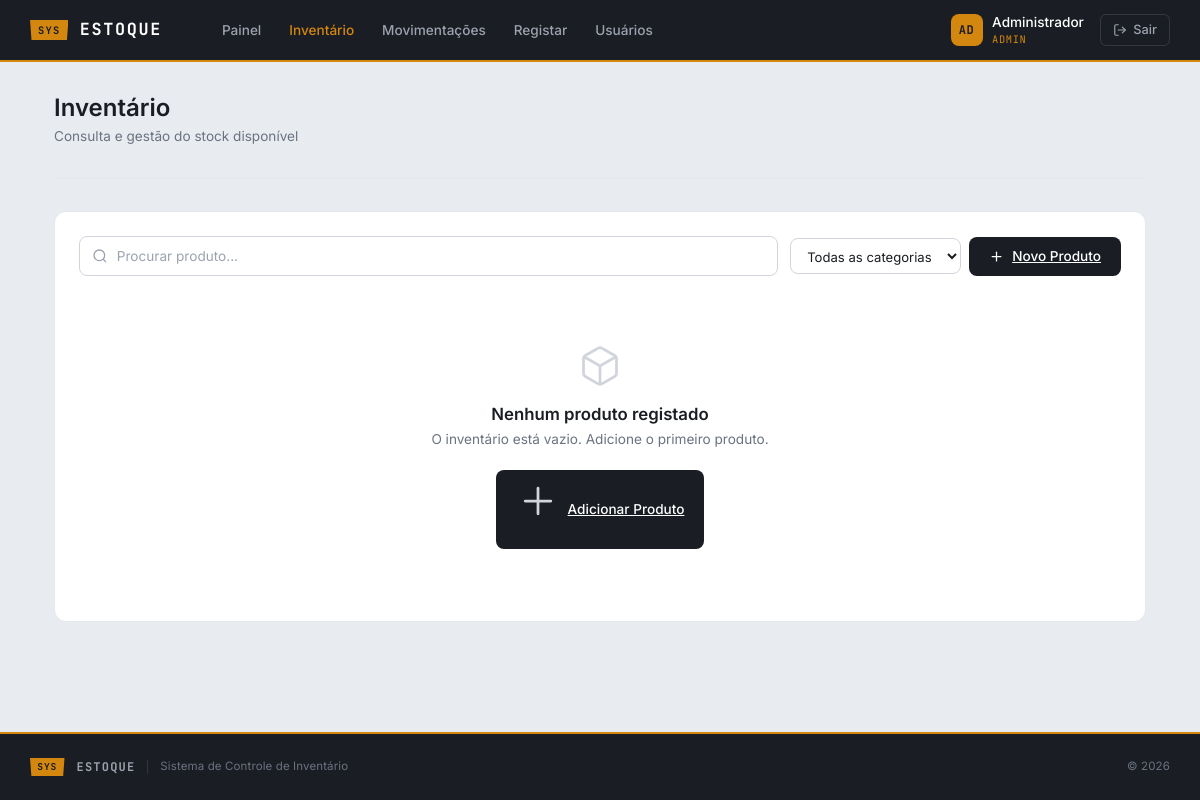
/pages/ListarProdutos.php (signed in), run on an earlier commit of the app's database.
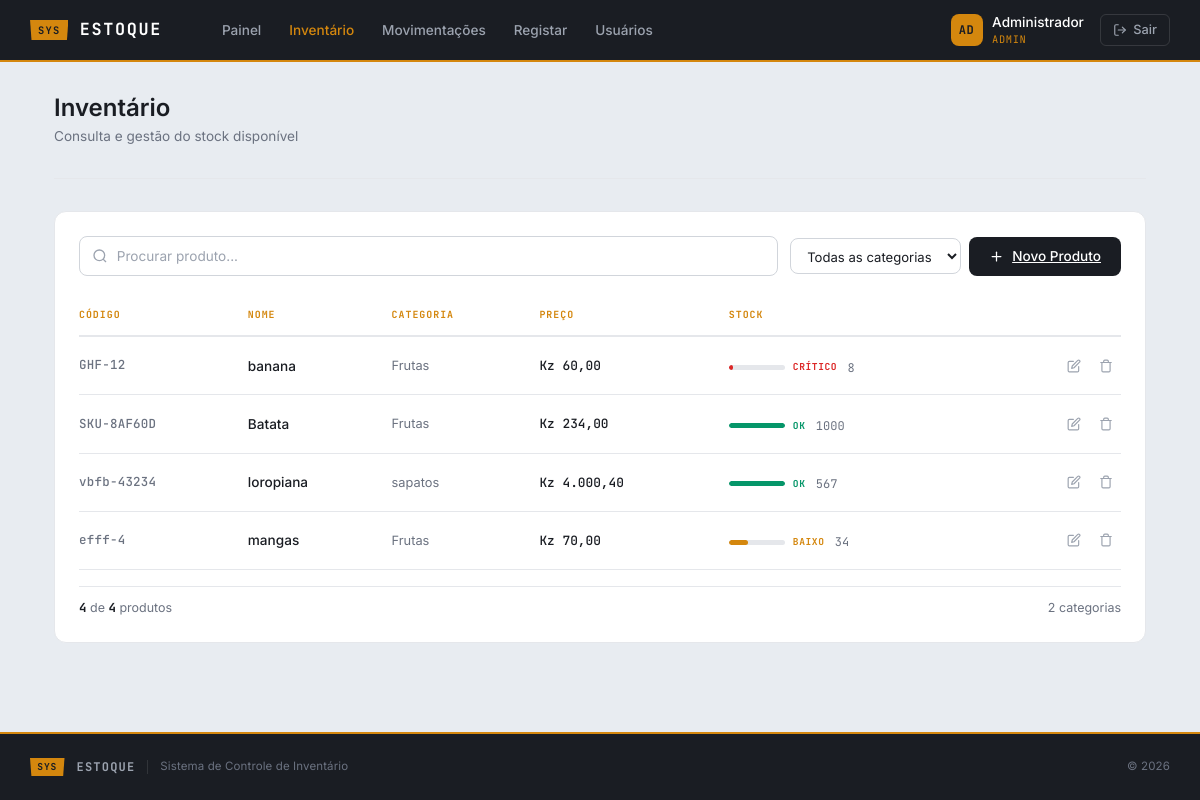
And on a later commit of the database.
### tables this page shows
CREATE TABLE `produtos` (
  `id` int(255) NOT NULL,
  `codigo` varchar(20) NOT NULL,
  `nome` varchar(100) NOT NULL,
  `categoria` varchar(100) DEFAULT NULL,
  `preco` decimal(10,2) DEFAULT NULL,
  `quantidade` int(11) DEFAULT 0,
  `categoria_id` int(11) DEFAULT NULL
);

CREATE TABLE `categorias` (
  `id` int(11) NOT NULL,
  `nome` varchar(100) NOT NULL,
  `created_at` timestamp NOT NULL DEFAULT current_timestamp()
);

### model/Produto.php (called while the page is built, shortened)
<?php
class Produto {
    private $conn;
    public function __construct($conn) {
        $this->conn = $conn;
    }
    public function listar() {
        $sql = "SELECT p.*, c.nome AS categoria FROM produtos p LEFT JOIN categorias c ON p.categoria_id = c.id ORDER BY p.nome ASC";
        $query = $this->conn->prepare($sql);
        $query->execute();
        $resultado = $query->get_result();
        return $resultado->fetch_all(MYSQLI_ASSOC);
    }
}

### pages/ListarProdutos.php (the view, shortened to what this page needs)
<?php
require_once __DIR__ . "/../config/Database.php";
require_once __DIR__ . "/../model/Produto.php";
$db = new Database();
$conn = $db->conectar();
$produto = new Produto($conn);
$produtos = $produto->listar();
$categorias = [];
foreach ($produtos as $p) {
    if (!empty($p['categoria']) && !in_array($p['categoria'], $categorias)) {
        $categorias[] = $p['categoria'];
    }
}
sort($categorias);
$totalCount = count($produtos);
$currentPage = 'listar';
require_once "layouts/header.php";
?>
<div class="app-body">
    <div class="app-container">
        <div class="page-header">
            <h1>Inventário</h1>
            <p>Consulta e gestão do stock disponível</p>
        </div>
        <div class="card-app">
            <div class="list-toolbar">
                <div class="list-search-wrap">
                    <input type="text" class="list-search" id="searchInput" placeholder="Procurar produto..." autocomplete="off">
                </div>
                <div class="list-toolbar-right">
                    <select class="list-filter" id="categoryFilter">
                        <option value="">Todas as categorias</option>
                    </select>
                    <a href="CriaProduto.php" class="btn-primary-app">
                        <svg viewBox="0 0 24 24"><line x1="12" y1="5" x2="12" y2="19"/><line x1="5" y1="12" x2="19" y2="12"/></svg>
                        Novo Produto
                    </a>
                </div>
            </div>
            <?php if (empty($produtos)): ?>
            <div class="empty-state">
                <svg viewBox="0 0 24 24"><path d="M21 16V8a2 2 0 0 0-1-1.73l-7-4a2 2 0 0 0-2 0l-7 4A2 2 0 0 0 3 8v8a2 2 0 0 0 1 1.73l7 4a2 2 0 0 0 2 0l7-4A2 2 0 0 0 21 16z"/><polyline points="3.27 6.96 12 12.01 20.73 6.96"/><line x1="12" y1="22.08" x2="12" y2="12"/></svg>
                <h3>Nenhum produto registado</h3>
                <p>O inventário está vazio. Adicione o primeiro produto.</p>
                <a href="CriaProduto.php" class="btn-primary-app">
                    <svg viewBox="0 0 24 24"><line x1="12" y1="5" x2="12" y2="19"/><line x1="5" y1="12" x2="19" y2="12"/></svg>
                    Adicionar Produto
                </a>
            </div>
            <?php else: ?>
            <div class="list-table-wrap">
                <table class="list-table" id="productTable">
                    <thead>
                        <tr>
                            <th>Código</th>
                            <th>Nome</th>
                            <th>Categoria</th>
                            <th>Preço</th>
                            <th>Stock</th>
                            <th></th>
                        </tr>
                    </thead>
                    <tbody>
                        <?php foreach ($produtos as $p):
                            $qty = (int)$p['quantidade'];
                            if ($qty > 50) {
                                $stockLevel = 'ok';
                                $stockLabel = 'OK';
                            } elseif ($qty >= 10) {
                                $stockLevel = 'low';
                                $stockLabel = 'Baixo';
                            } else {
                                $stockLevel = 'critical';
                                $stockLabel = 'Crítico';
                            }
                            $barWidth = min(($qty / 100) * 100, 100);
                        ?>
                        <tr>
                            <td class="cell-code"><?= htmlspecialchars($p['codigo']) ?></td>
                            <td class="cell-name"><?= htmlspecialchars($p['nome']) ?></td>
                            <td class="cell-category"><?= htmlspecialchars($p['categoria'] ?? '—') ?></td>
                            <td class="cell-price">Kz <?= number_format($p['preco'], 2, ',', '.') ?></td>
                            <td>
                                <div class="stock-wrap">
                                    <div class="stock-bar">
                                        <div class="stock-bar-fill <?= $stockLevel ?>" style="width:<?= $barWidth ?>%"></div>
                                    </div>
                                    <span class="stock-label <?= $stockLevel ?>"><?= $stockLabel ?></span>
                                    <span class="stock-qty"><?= $qty ?></span>
                                </div>
                            </td>
                            <td>
                                <div class="action-group">
                                    <a href="CriaProduto.php?editar=<?= $p['id'] ?>" class="action-btn edit" title="Editar">
                                        <svg viewBox="0 0 24 24"><path d="M11 4H4a2 2 0 0 0-2 2v14a2 2 0 0 0 2 2h14a2 2 0 0 0 2-2v-7"/><path d="M18.5 2.5a2.121 2.121 0 0 1 3 3L12 15l-4 1 1-4 9.5-9.5z"/></svg>
                                    </a>
                                    <button type="button" class="action-btn delete" title="Excluir" data-bs-toggle="modal" data-bs-target="#deleteModal" data-id="<?= $p['id'] ?>" data-name="<?= htmlspecialchars($p['nome'], ENT_QUOTES) ?>">
                                        <svg viewBox="0 0 24 24"><polyline points="3 6 5 6 21 6"/><path d="M19 6v14a2 2 0 0 1-2 2H7a2 2 0 0 1-2-2V6m3 0V4a2 2 0 0 1 2-2h4a2 2 0 0 1 2 2v2"/></svg>
                                    </button>
                                </div>
                            </td>
                        </tr>
                        <?php endforeach; ?>
                    </tbody>
                </table>
            </div>
            <div class="list-summary">
                <span><strong id="visibleCount"><?= $totalCount ?></strong> de <strong><?= $totalCount ?></strong> produtos</span>
                <span><?= count($categorias) ?> categorias</span>
            </div>
            <?php endif; ?>
        </div>
    </div>
</div>
<?php require_once "layouts/footer.php"; ?>

### pages/layouts/header.php (shortened to what this page needs)
<?php
$currentPage = $currentPage ?? '';
?>
<!DOCTYPE html>
<html lang="pt">
<head>
    <link rel="stylesheet" href="/public/css/bootstrap.min.css">
    <link rel="stylesheet" href="/public/css/app.css">
</head>
<body>
<div class="app-shell">
<header class="app-header">
    <div class="app-header-inner">
        <a href="/pages/dashboard.php" class="app-brand">
            <span class="app-brand-tag">SYS</span>
            <span class="app-brand-name">ESTOQUE</span>
        </a>
        <nav class="app-nav">
            <a href="/pages/dashboard.php" <?= $currentPage === 'dashboard' ? 'class="active"' : '' ?>>Painel</a>
            <a href="/pages/ListarProdutos.php" <?= $currentPage === 'listar' ? 'class="active"' : '' ?>>Inventário</a>
            <a href="/pages/Movimentacoes.php" <?= $currentPage === 'movimentacoes' ? 'class="active"' : '' ?>>Movimentações</a>
            <a href="/pages/CriaProduto.php" <?= $currentPage === 'produto' ? 'class="active"' : '' ?>>Registar</a>
            <?php if (($_SESSION['role'] ?? '') === 'admin'): ?>
            <a href="/pages/Usuarios.php" <?= $currentPage === 'usuarios' ? 'class="active"' : '' ?>>Usuários</a>
            <?php endif; ?>
        </nav>
        <div class="app-header-right">
            <div class="app-user">
                <div class="app-user-avatar">
                    <?= strtoupper(substr($_SESSION['nome'] ?? 'U', 0, 2)) ?>
                </div>
                <div>
                    <div class="app-user-name"><?= htmlspecialchars($_SESSION['nome'] ?? '') ?></div>
                    <div class="app-user-role"><?= htmlspecialchars($_SESSION['role'] ?? '') ?></div>
                </div>
            </div>
            <a href="/logout.php" class="app-logout">
                <svg viewBox="0 0 24 24"><path d="M9 21H5a2 2 0 0 1-2-2V5a2 2 0 0 1 2-2h4"/><polyline points="16 17 21 12 16 7"/><line x1="21" y1="12" x2="9" y2="12"/></svg>
                Sair
            </a>
        </div>
    </div>
</header>

### pages/layouts/footer.php (shortened to what this page needs)
<footer class="app-footer">
    <div class="app-footer-inner">
        <div class="app-footer-left">
            <span class="app-footer-tag">SYS</span>
            <span class="app-footer-brand">ESTOQUE</span>
            <span class="app-footer-copy">Sistema de Controle de Inventário</span>
        </div>
        <span class="app-footer-copy">&copy; <?= date('Y') ?></span>
    </div>
</footer>
</div>
</body>
</html>

What changed in the data, as far as the page shows it:
added produtos: codigo "GHF-12", nome "banana", categoria.nome "Frutas", preco "60,00", quantidade "CRÍTICO", quantidade "8"
added produtos: codigo "SKU-8AF60D", nome "Batata", categoria.nome "Frutas", preco "234,00", quantidade "OK", quantidade "1000"
added produtos: codigo "vbfb-43234", nome "loropiana", categoria.nome "sapatos", preco "4.000,40", quantidade "OK", quantidade "567"
added produtos: codigo "efff-4", nome "mangas", categoria.nome "Frutas", preco "70,00", quantidade "BAIXO", quantidade "34"
Also different on the page:
$totalCount: (not shown) → "4"
count($categorias): (not shown) → "2"
text no longer shown: "Nenhum produto registado O inventário está vazio. Adicione o primeiro produto. Adicionar Produto"
text now shown: "CÓDIGO NOME CATEGORIA PREÇO STOCK de produtos categorias"
